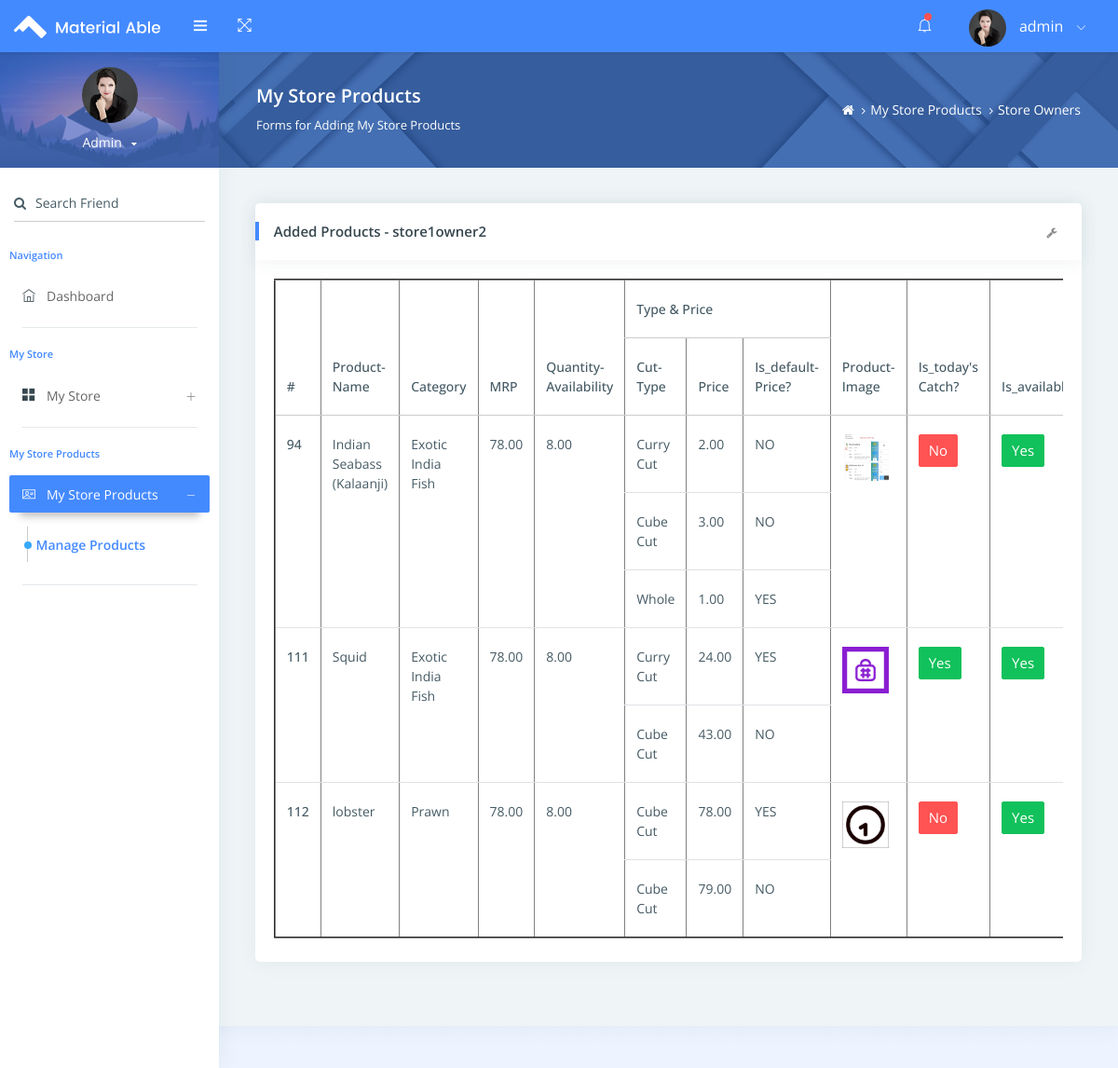
Page /store-owner-manage-stocks/1 (signed in) on the committed database.
### admin_app/models.py (models this page shows, shortened)
class Store(models.Model):
    store_ownwer_name=models.ForeignKey(Store_owner_login,on_delete=models.CASCADE)
    store_name=models.TextField(max_length=200)
    store_location=models.TextField(max_length=200)
    store_description = models.TextField(blank=True, null=True)
    city = models.ForeignKey(City,on_delete=models.CASCADE)
    zip_code = models.CharField(max_length=20)
    latitude= models.DecimalField(max_digits=9,decimal_places=6)
    longitude= models.DecimalField(max_digits=9,decimal_places=6)
    store_number=models.IntegerField(blank=True,null=True)
    store_image = models.ImageField(upload_to='store_images/', blank=True, null=True)
    store_is_active=models.BooleanField(default=True)
    store_is_suspicious=models.BooleanField(default=False)

class Store_products(models.Model):
    store_name=models.ForeignKey(Store,on_delete=models.CASCADE)
    product_name=models.CharField(max_length=200)
    category=models.ForeignKey(Category,on_delete=models.CASCADE,null=True,blank=True)
    mrp=models.DecimalField(max_digits=10, decimal_places=2,null=True,blank=True)
    product_image=models.ImageField(upload_to='product_image/')
    product_available_quantity=models.DecimalField(max_digits=5,decimal_places=2,null=True,blank=True)
    is_todays_catch=models.BooleanField(default=False)
    is_available=models.BooleanField(default=False)

class Category(models.Model):
    product_type=models.ForeignKey(Product_Type,on_delete=models.CASCADE)
    category=models.CharField(max_length=200)
    category_image=models.ImageField(upload_to='category_image/')
    def __str__(self):
        return self.category

class Store_product_cutPrice(models.Model):
    product_name=models.ForeignKey(Store_products,on_delete=models.CASCADE)
    cut_type=models.ForeignKey(Cut_type,on_delete=models.CASCADE)
    product_price = models.DecimalField(max_digits=10, decimal_places=2)
    is_default_cutprice=models.BooleanField(default=False)

class Cut_type(models.Model):
    cut_type=models.CharField(max_length=200)
    cut_image=models.ImageField(upload_to='cut_image/')
    def __str__(self):
        return self.cut_type

### admin_app/views.py (the view)
    def check_store_owner(request,*args,**kwrgs):
        if 'store_owner_sess_id' not in request.session:
            return redirect('store_own_login')
        return store_owner_function(request,*args,**kwrgs)

### admin_app/views.py (called while the page is built)
def store_owner_login_required(store_owner_function):
    def check_store_owner(request,*args,**kwrgs):
        if 'store_owner_sess_id' not in request.session:
            return redirect('store_own_login')
        return store_owner_function(request,*args,**kwrgs)
    return check_store_owner

@store_owner_login_required
def storeowner_managestocks(request,id):
    store_owner=request.session['store_owner_sess_id']
    store_owner_name=request.session['store_owner_sess_name']
    stores_list=Store.objects.filter(id=id)
    categories=Category.objects.all()
    cut_type=Cut_type.objects.all()
    added_store_products=Store_products.objects.filter(store_name_id=id).prefetch_related('store_product_cutprice_set')
    context={'stores_list':stores_list,'store_owner_name':store_owner_name,'categories':categories,'cut_type':cut_type,'added_store_products':added_store_products,'store_id': id}
    return render(request,'storeowner_managestocks.html',context)

### admin_app/templates/storeowner_managestocks.html (shortened to what this page needs)
{% extends 'index.html' %}
{% load static %}
{% block content %}
<ul class="pcoded-item pcoded-left-item">
    <li class="">
        <a href="{% url 'index_page' %}" class="waves-effect waves-dark">
            <span class="pcoded-micon"><i class="ti-home"></i><b>D</b></span>
            <span class="pcoded-mtext">Dashboard</span>
        </a>
    </li>
</ul>
<div class="pcoded-navigation-label">My Store</div>
<ul class="pcoded-item pcoded-left-item">
    <li class="pcoded-hasmenu">
        <a href="javascript:void(0)" class="waves-effect waves-dark">
            <span class="pcoded-micon"><i class="ti-layout-grid2-alt"></i><b>BC</b></span>
            <span class="pcoded-mtext">My Store</span>
        </a>
    </li>
</ul>
<div class="pcoded-navigation-label">My Store Products</div>
<ul class="pcoded-item pcoded-left-item">
    <li class="pcoded-hasmenu active pcoded-trigger">
        <a href="javascript:void(0)" class="waves-effect waves-dark">
            <span class="pcoded-micon"><i class="ti-id-badge"></i><b>BC</b></span>
            <span class="pcoded-mtext">My Store Products</span>
        </a>
        <ul class="pcoded-submenu">
            <li class="active">
                <a href="{% url 'display_stores_4owner' %}" class="waves-effect waves-dark">
                    <span class="pcoded-mtext">Manage Products</span>
                </a>
            </li>
        </ul>
    </li>
</ul>
</nav>
<div class="pcoded-content">
    <div class="page-header">
        <div class="page-block">
            <div class="row align-items-center">
                <div class="col-md-8">
                    <div class="page-header-title">
                        <h5 class="m-b-10">My Store Products</h5>
                        <p class="m-b-0">Forms for Adding My Store Products</p>
                    </div>
                </div>
                <div class="col-md-4">
                    <ul class="breadcrumb">
                        <li class="breadcrumb-item">
                            <a href="{% url 'index_page' %}"> <i class="fa fa-home"></i> </a>
                        </li>
                        <li class="breadcrumb-item"><a href="{% url 'display_stores_4owner' %}">My Store Products</a>
                        </li>
                        <li class="breadcrumb-item"><a href="#!">Store Owners</a>
                        </li>
                    </ul>
                </div>
            </div>
        </div>
    </div>
    <div class="pcoded-inner-content">
        <div class="main-body">
            <div class="page-wrapper">
                <div class="page-body">
                    <div class="card">
                        <div class="card-header">
                            {% for i in stores_list %}
                            <h5>Added Products - {{ i.store_name }}</h5>
                            {% endfor %}
                            <div class="card-header-right">
                                <ul class="list-unstyled card-option">
                                    <li><i class="fa fa fa-wrench open-card-option"></i></li>
                                </ul>
                            </div>
                        </div>
                        <div class="card-block table-border-style">
                            <div class="table-responsive">
                                {% if added_store_products %}
                                <table class="table table-hover" border="2">
                                    <thead>
                                        <tr>
                                            <th rowspan='2'>#</th>
                                            <th rowspan='2'>Product-Name</th>
                                            <th rowspan="2">Category</th>
                                            <th rowspan='2'>MRP</th>
                                            <th rowspan='2'>Quantity-Availability</th>
                                            <th colspan='3'>Type & Price</th>
                                            <th rowspan='2'>Product-Image</th>
                                            <th rowspan='2'>Is_today's Catch?</th>
                                            <th rowspan='2'>Is_available?</th>
                                        </tr>
                                        <tr>
                                            <th>Cut-Type</th>
                                            <th>Price</th>
                                            <th>Is_default-Price?</th>
                                        </tr>
                                    </thead>
                                    <tbody>
                                        {% for i in added_store_products %}
                                        {% with cut_price_count=i.store_product_cutprice_set.count %}
                                        {% for cut_price in i.store_product_cutprice_set.all %}
                                        <tr>
                                            {% if forloop.first %}
                                            <th scope="row" rowspan="{{ cut_price_count }}">{{ i.id }}</th>
                                            <td rowspan="{{ cut_price_count }}">{{ i.product_name }}</td>
                                            <td rowspan="{{ cut_price_count }}">{{ i.category }}</td>
                                            <td rowspan="{{ cut_price_count }}">{{ i.mrp }}</td>
                                            <td rowspan="{{ cut_price_count }}">{{ i.product_available_quantity }}</td>
                                            <td>{{ cut_price.cut_type }}</td>
                                            <td>{{ cut_price.product_price }}</td>
                                            <td>{% if cut_price.is_default_cutprice == True %} YES {% else %} NO {% endif %}</td>
                                            <td rowspan="{{ cut_price_count }}">
                                                <img src="{{ i.product_image.url }}" alt="{{ i.product_name }}"
                                                    width="50" height="50">
                                            </td>
                                            <td rowspan="{{ cut_price_count }}">
                                            {% if not i.is_todays_catch %}
                                            <form action="{% url 'is_todaycatch' i.id %}" method="post">{% csrf_token %}<button type="submit" class="btn waves-effect waves-light btn-danger" style="padding: 5px 10px;">No</button></form>
                                            {% else %}
                                            <form action="{% url 'is_todaycatch' i.id %}" method="post">{% csrf_token %}<button type="submit" class="btn waves-effect waves-light btn-success" style="padding: 5px 10px;">Yes</button></form>
                                            {% endif %}
                                            </td>
                                            <td rowspan="{{ cut_price_count }}">
                                            {% if not i.is_available %}
                                            <form action="{% url 'is_available' i.id %}" method="post">{% csrf_token %}<button type="submit" class="btn waves-effect waves-light btn-danger" style="padding: 5px 10px;">No</button></form>
                                            {% else %}
                                            <form action="{% url 'is_available' i.id %}" method="post">{% csrf_token %}<button type="submit" class="btn waves-effect waves-light btn-success" style="padding: 5px 10px;">Yes</button></form>
                                            {% endif %}
                                            </td>
                                            {% else %}
                                            <td>{{ cut_price.cut_type }}</td>
                                            <td>{{ cut_price.product_price }}</td>
                                            <td>{% if cut_price.is_default_cutprice == True %} YES {% else %} NO {% endif %}</td>
                                            {% endif %}
                                        </tr>
                                        {% endfor %}
                                        {% endwith %}
                                        {% endfor %}
                                    </tbody>
                                </table>
                                {% else %}
                                <p>No table found</p>
                                {% endif %}
                            </div>
                        </div>
                    </div>
                </div>
            </div>
        </div>
    </div>
</div>
{% endblock %}

### rows in the picture
Store: store_name "store1owner2"
Store_products: id "94", product_name "Indian Seabass (Kalaanji)", category "Exotic India Fish", mrp "78.00", product_available_quantity "8.00"
Store_product_cutPrice: cut_type "Curry Cut", product_price "2.00", is_default_cutprice "NO", product_image (picture), shows "No", shows "Yes"
Store_product_cutPrice: cut_type "Cube Cut", product_price "3.00", is_default_cutprice "NO"
Store_product_cutPrice: cut_type "Whole", product_price "1.00", is_default_cutprice "YES"
Store_products: id "111", product_name "Squid", category "Exotic India Fish", mrp "78.00", product_available_quantity "8.00"
Store_product_cutPrice: cut_type "Curry Cut", product_price "24.00", is_default_cutprice "YES", product_image (picture), shows "Yes"
Store_product_cutPrice: cut_type "Cube Cut", product_price "43.00", is_default_cutprice "NO"
Store_products: id "112", product_name "lobster", category "Prawn", mrp "78.00", product_available_quantity "8.00"
Store_product_cutPrice: cut_type "Cube Cut", product_price "78.00", is_default_cutprice "YES", product_image (picture), shows "No", shows "Yes"
Store_product_cutPrice: cut_type "Cube Cut", product_price "79.00", is_default_cutprice "NO"

### other values in the picture
{{ store_owner_name }} "admin"
{{ store_owner_name }} "Admin"
